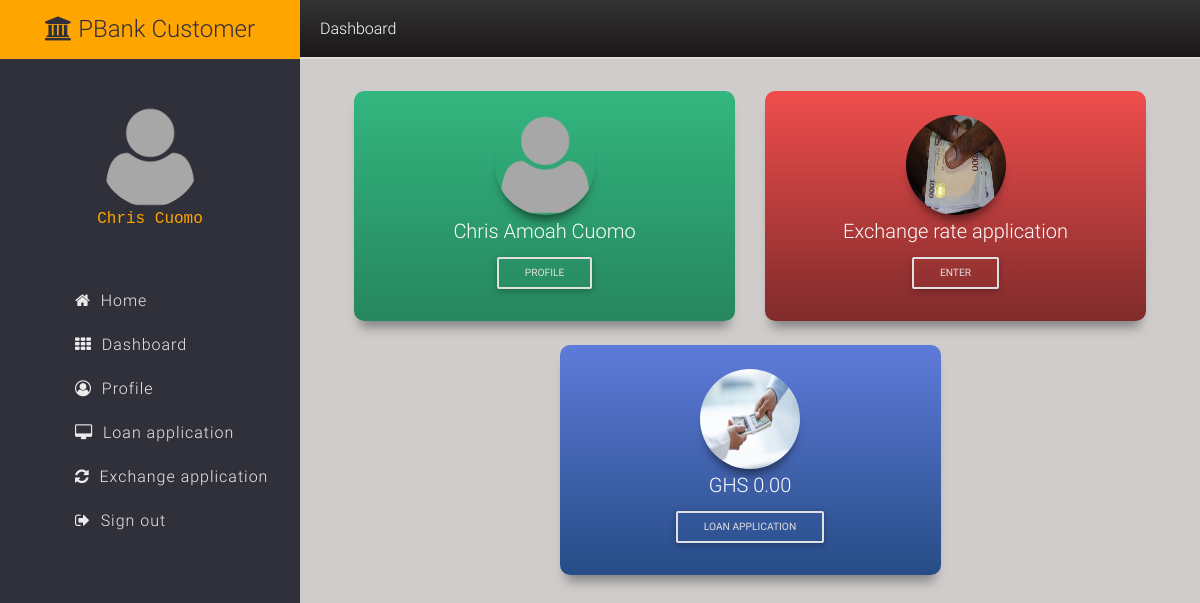
Page /customer/dashboard (signed in) on the committed database.
### loan/models.py (models this page shows)
class Profile(db.Model):
  __tablename__ = 'profiles'
  id = db.Column(db.Integer, primary_key=True)
  firstname = db.Column(db.String(50))
  middlename = db.Column(db.String(50))
  lastname = db.Column(db.String(50))
  gender = db.Column(db.String(1))
  nationality = db.Column(db.String(100))
  profile_image = db.Column(
      db.String(20), nullable=False, default='default.jpg')
  user_id = db.Column(db.Integer, db.ForeignKey('users.id', ondelete='CASCADE'), nullable=False)

### loan/routes.py (the view)
@app.route('/customer/dashboard')
@roles_required('Customer')
def customer_dashboard():
  profile = Profile.query.filter_by(user_id = current_user.id).all()
  accounts = Account.query.filter_by(user_id = current_user.id).all()
  return render_template('customer_dashboard.html', profile=profile[0], accounts=accounts)

### loan/templates/customer_dashboard.html
{% extends 'customer_layout.html' %} {% block content %}
<div class="container">
  <div class="row m-4" style="margin-top: 10vh;">
    <div class="col-md-6">
      <div class="customer-card green-gradient p-4">
        <div class="card-image text-center">
          <img
            class="card-avatar"
            src="{{ url_for('static', filename='images/default.png') }}"
            alt=""
          />
        </div>
        <div class="card-text text-center p-1 white-text">
          <h5>
            {{ profile.firstname }} {{ profile.middlename }}
            {{ profile.lastname }}
          </h5>
          <a href="{{ url_for('customer_profile') }}" class="btn btn-outline-light btn-sm">Profile</a>
        </div>
      </div>
    </div>
    <div class="col-md-6">
      <div class="customer-card red-gradient p-4">
        <div class="card-image text-center">
          <img
            class="card-avatar"
            src="{{ url_for('static', filename='images/balance.jpg') }}"
            alt=""
          />
        </div>
        <div class="card-text text-center p-1 white-text">
          <h5>Exchange rate application</h5>
          <a href="{{ url_for('exchange_rate_app') }}" class="btn btn-outline-light btn-sm">Enter</a>
        </div>
      </div>
    </div>
  </div>
  <div class="row m-4">
    <div class="col-md-6 offset-md-3">
      <div class="customer-card blue-gradient p-4">
        <div class="card-image text-center">
          <img
            class="card-avatar"
            src="{{ url_for('static', filename='images/loan.jpg') }}"
            alt=""
          />
        </div>
        <div class="card-text text-center p-1 white-text">
          <h5>GHS 0.00</h5>
          <a
            href="{{ url_for('customer_loan_request') }}"
            class="btn btn-outline-light btn-sm"
            >Loan application</a
          >
        </div>
      </div>
    </div>
  </div>
</div>
{% endblock content %}

### loan/templates/customer_layout.html (shortened to what this page needs)
<!DOCTYPE html>
<html lang="en">
<head>
  <link rel="stylesheet" href="{{ url_for('static', filename='mdbootstrap/css/bootstrap.min.css') }}">
  <link rel="stylesheet" href="{{ url_for('static', filename='mdbootstrap/css/mdb.min.css') }}">
  <link rel="stylesheet" href="{{ url_for('static', filename='font-awesome/css/font-awesome.min.css') }}">
  <link rel="stylesheet" href="{{ url_for('static', filename='css/main.css') }}">
  <link rel="stylesheet" href="{{ url_for('static', filename='css/customer.css') }}">
</head>
<body>
  <div class="container-fluid">
    <div class="row" style="min-height: 100vh">
      <div class="col-3 p-0" style="background: rgb(48, 48, 59);">
        <h4 style="background: orange; text-align: center; padding: 15px 0; color: rgb(48, 48, 59)"><span class="fa fa-bank"></span> PBank Customer</h4>
        <div class="m-5" style="text-align: center">
          <div style="width: 100px; height: 100px; background: url('../static/images/default.png'); border-radius: 50%; margin: 0 auto; background-size: cover;"></div>
          <p style="color: orange; font-family: 'Courier New', Courier, monospace">{{ profile.firstname }} {{ profile.lastname }}</p>
        </div>
        <div class="mt-2" style="padding-left: 25%;">
          <ul class="sideMenuList">
            <li><a href="{{ url_for('home') }}"><span class="fa fa-home"></span>&nbsp;&nbsp;Home</a></li>
            <li><a href="{{ url_for('customer_dashboard') }}"><span class="fa fa-th"></span>&nbsp;&nbsp;Dashboard</a></li>
            <li><a href="{{ url_for('customer_profile') }}"><span class="fa fa-user-circle-o"></span>&nbsp;&nbsp;Profile</a></li>
            <li><a href="{{ url_for('customer_loan_request') }}"><span class="fa fa-desktop"></span>&nbsp;&nbsp;Loan application</a></li>
            <li><a href="{{ url_for('exchange_rate_app') }}"><span class="fa fa-refresh"></span>&nbsp;&nbsp;Exchange application</a></li>
            <li><a href="{{ url_for('user.logout') }}"><span class="fa fa-sign-out"></span>&nbsp;&nbsp;Sign out</a></li>
          </ul>
        </div>
      </div>
      <div class="col-9 p-0" style="background: rgb(209, 204, 204)">
        <div style="padding: 19px 20px; color: white; background: linear-gradient(rgb(51, 50, 50), rgb(26, 23, 23)); border-bottom: 2px solid rgb(223, 220, 220);">
          <h6 style="padding: 0; margin: 0;">Dashboard</h6>
        </div>
        <div class="container pt-2">
        </div>
        {% block content %}{% endblock content %}
      </div>
    </div>
  </div>
</body>
</html>

### loan/static/css/main.css (style rules this page uses)
.sideMenuList { padding: 0; margin: 0; list-style: none; }
.sideMenuList li { padding: 10px 0; }
.sideMenuList li a { color: rgb(236, 234, 234); letter-spacing: 1px; }

### loan/static/css/customer.css (style rules this page uses)
.customer-card { border-radius: 10px; height: 230px; box-shadow: 0 12px 12px -6px grey; }
.green-gradient { background: rgb(51, 182, 127); background: linear-gradient(rgb(51, 182, 127), rgb(38, 134, 94)); }
.red-gradient { background: linear-gradient(rgb(240, 77, 77), rgb(128, 43, 43)); }
.blue-gradient { background: linear-gradient(rgb(95, 123, 218), rgb(38, 76, 134)) }
.card-avatar { height: 100px; width: 100px; border-radius: 50%; box-shadow: 0 10px 10px -5px rgba(0, 0, 0, 0.5); }

### rows in the picture
Profile: firstname "Chris", lastname "Cuomo", middlename "Amoah"
